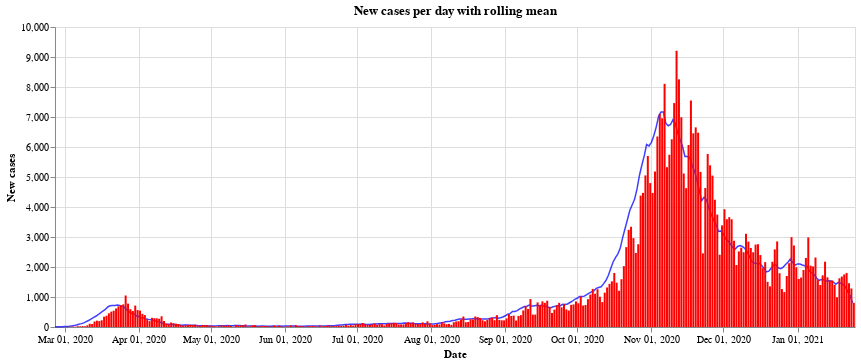

Notebook source saved alongside this figure:
### Code cell
#collapse
bars = alt.Chart(all_austria).mark_bar(
    color='red',
    opacity=1,
    size=2
).encode(
    x=alt.X("yearmonthdate(Time):T", axis=alt.Axis(title='Date')),
    y=alt.Y("AnzahlFaelle:Q", axis=alt.Axis(title='New cases')),
)

line = alt.Chart(all_austria).mark_line(
    color='blue',
    opacity=0.75,
    size=1.5,
).transform_window(
    rolling_mean='mean(AnzahlFaelle)',
    frame=[0, 7]
).encode(x='yearmonthdate(Time):T',
         y='rolling_mean:Q'
         ).properties(title='New cases per day with rolling mean', width=800)

alt.layer(line, bars, data=all_austria)

### Figure 1 — Vega-Lite specification as saved in the notebook (floating-point values rounded to 4 significant figures; data arrays with more than 128 entries replaced by an {"elided": "..."} marker saying what was removed)
{"config": {"view": {"continuousWidth": 400, "continuousHeight": 300}}, "layer": [{"mark": {"type": "line", "color": "blue", "opacity": 0.75, "size": 1.5}, "encoding": {"x": {"type": "temporal", "field": "Time", "timeUnit": "yearmonthdate"}, "y": {"type": "quantitative", "field": "rolling_mean"}}, "title": "New cases per day with rolling mean", "transform": [{"window": [{"op": "mean", "field": "AnzahlFaelle", "as": "rolling_mean"}], "frame": [0, 7]}], "width": 800}, {"mark": {"type": "bar", "color": "red", "opacity": 1, "size": 2}, "encoding": {"x": {"type": "temporal", "axis": {"title": "Date"}, "field": "Time", "timeUnit": "yearmonthdate"}, "y": {"type": "quantitative", "axis": {"title": "New cases"}, "field": "AnzahlFaelle"}}}], "data": {"name": "data-f0c1ee89d33204480d48d17f64e83817"}, "$schema": "https://vega.github.io/schema/vega-lite/v4.8.1.json", "datasets": {"data-f0c1ee89d33204480d48d17f64e83817": {"elided": "334 records"}}}
